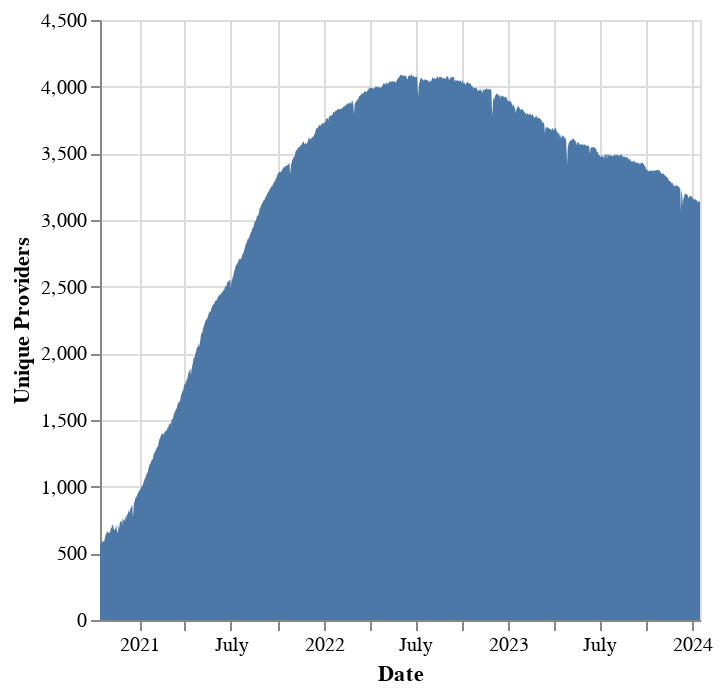

The code cell stored with this chart in its notebook:
### Code cell
# | output: true

display(Markdown(f"### Storage Providers With Power over Time"))

c = (
    alt.Chart(
        storage_provider_power_df[storage_provider_power_df["raw_power_pibs"] > 0]
        .groupby("date")
        .agg({"provider_id": "nunique"})
        .reset_index()
    )
    .mark_area()
    .encode(
        x=alt.X("date:T", title="Date"),
        y=alt.Y("provider_id:Q", title="Unique Providers"),
        tooltip=["date", "provider_id"]
    )
    .properties(width="container")
)

c.display()

### Figure 1 — Vega-Lite specification as saved in the notebook (floating-point values rounded to 4 significant figures; data arrays with more than 128 entries replaced by an {"elided": "..."} marker saying what was removed)
{"usermeta": {"embedOptions": {"theme": "powerbi"}}, "config": {"view": {"continuousWidth": 300, "continuousHeight": 300}}, "data": {"name": "data-2fc096261280f9e6b6d9a98fc2320328"}, "mark": {"type": "area"}, "encoding": {"tooltip": [{"field": "date", "type": "temporal"}, {"field": "provider_id", "type": "quantitative"}], "x": {"field": "date", "title": "Date", "type": "temporal"}, "y": {"field": "provider_id", "title": "Unique Providers", "type": "quantitative"}}, "width": "container", "$schema": "https://vega.github.io/schema/vega-lite/v5.16.3.json", "datasets": {"data-2fc096261280f9e6b6d9a98fc2320328": {"elided": "1189 records"}}}
